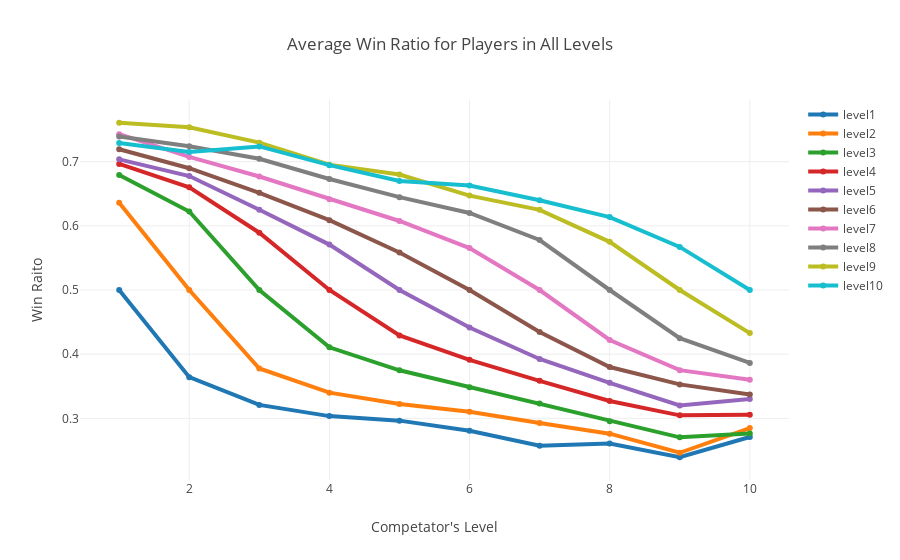

Here is the notebook cell this chart was saved with:
### Code cell
plot_average_players([0],0, df_nlda_o)

### Figure 1 — Plotly figure (JSON) as saved in the notebook; plotly's stock layout.template omitted (floating-point values rounded to 4 significant figures)
{"data": [{"line": {"width": 4}, "mode": "lines+markers", "name": "level1", "type": "scatter", "x": [1, 2, 3, 4, 5, 6, 7, 8, 9, 10], "y": [0.5, 0.3642, 0.321, 0.3035, 0.2965, 0.2807, 0.2572, 0.2609, 0.2394, 0.2709]}, {"line": {"width": 4}, "mode": "lines+markers", "name": "level2", "type": "scatter", "x": [1, 2, 3, 4, 5, 6, 7, 8, 9, 10], "y": [0.6358, 0.5, 0.3777, 0.3401, 0.3225, 0.3102, 0.2927, 0.2761, 0.2464, 0.2848]}, {"line": {"width": 4}, "mode": "lines+markers", "name": "level3", "type": "scatter", "x": [1, 2, 3, 4, 5, 6, 7, 8, 9, 10], "y": [0.679, 0.6223, 0.5, 0.4107, 0.3749, 0.3486, 0.3232, 0.2955, 0.2704, 0.2762]}, {"line": {"width": 4}, "mode": "lines+markers", "name": "level4", "type": "scatter", "x": [1, 2, 3, 4, 5, 6, 7, 8, 9, 10], "y": [0.6965, 0.6599, 0.5893, 0.5, 0.4292, 0.3912, 0.3584, 0.327, 0.3047, 0.3054]}, {"line": {"width": 4}, "mode": "lines+markers", "name": "level5", "type": "scatter", "x": [1, 2, 3, 4, 5, 6, 7, 8, 9, 10], "y": [0.7035, 0.6775, 0.6251, 0.5708, 0.5, 0.4416, 0.3925, 0.3554, 0.32, 0.3302]}, {"line": {"width": 4}, "mode": "lines+markers", "name": "level6", "type": "scatter", "x": [1, 2, 3, 4, 5, 6, 7, 8, 9, 10], "y": [0.7193, 0.6898, 0.6514, 0.6088, 0.5584, 0.5, 0.4347, 0.38, 0.3529, 0.3371]}, {"line": {"width": 4}, "mode": "lines+markers", "name": "level7", "type": "scatter", "x": [1, 2, 3, 4, 5, 6, 7, 8, 9, 10], "y": [0.7428, 0.7073, 0.6768, 0.6416, 0.6075, 0.5653, 0.5, 0.4221, 0.3751, 0.3602]}, {"line": {"width": 4}, "mode": "lines+markers", "name": "level8", "type": "scatter", "x": [1, 2, 3, 4, 5, 6, 7, 8, 9, 10], "y": [0.7391, 0.7239, 0.7045, 0.673, 0.6446, 0.62, 0.5779, 0.5, 0.425, 0.3864]}, {"line": {"width": 4}, "mode": "lines+markers", "name": "level9", "type": "scatter", "x": [1, 2, 3, 4, 5, 6, 7, 8, 9, 10], "y": [0.7606, 0.7536, 0.7296, 0.6953, 0.68, 0.6471, 0.6249, 0.575, 0.5, 0.4329]}, {"line": {"width": 4}, "mode": "lines+markers", "name": "level10", "type": "scatter", "x": [1, 2, 3, 4, 5, 6, 7, 8, 9, 10], "y": [0.7291, 0.7152, 0.7238, 0.6946, 0.6698, 0.6629, 0.6398, 0.6136, 0.5671, 0.5]}], "layout": {"bargap": 0, "bargroupgap": 0.1, "title": "Average Win Ratio for Players in All Levels", "xaxis": {"title": "Competator's Level"}, "yaxis": {"title": "Win Raito"}}}
